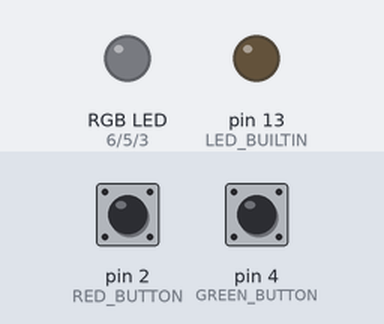
This sketch was run on a simulated Arduino Uno, built with avr-gcc and run on an emulated ATmega328P. On the bench: an RGB LED mixed from three pins (HIGH = lit), output pins drawn as LEDs (lit = HIGH). Inputs (shaded band) come from the test bench; at power-on: pin 2 (RED_BUTTON) HIGH, pin 4 (GREEN_BUTTON) HIGH. Dim RGB values are drawn brighter than linear.

Above: at 1.2 s.
1.3 s: pin 2 (RED_BUTTON) pulled LOW for 0.15 s
At 1.4 s:
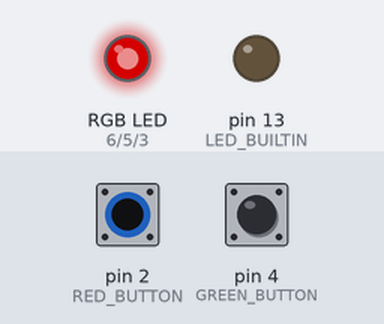
3.0 s: pin 2 (RED_BUTTON) pulled LOW for 1 s
At 4.4 s:
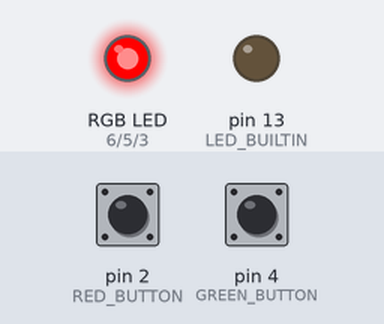
5.5 s: pin 4 (GREEN_BUTTON) pulled LOW for 0.15 s
At 6.6 s:
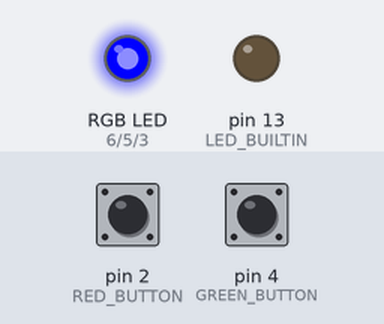
7.2 s: pin 4 (GREEN_BUTTON) pulled LOW for 1 s
At 8.8 s:
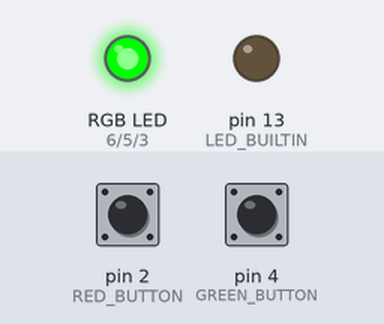
9.7 s: pin 2 (RED_BUTTON) pulled LOW for 0.15 s
At 9.8 s:
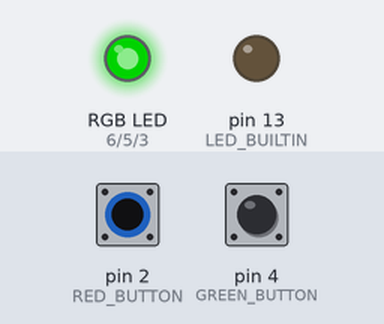
11.4 s: pin 2 (RED_BUTTON) pulled LOW for 0.15 s
At 12.3 s:
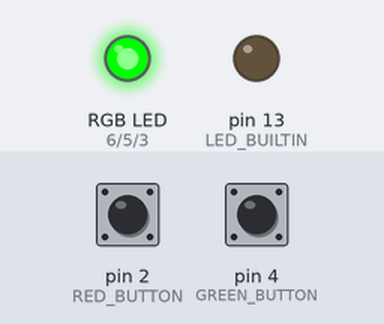
Timing chart, 0 to 14.1 s (numbered marks = the images above; inputs shaded):
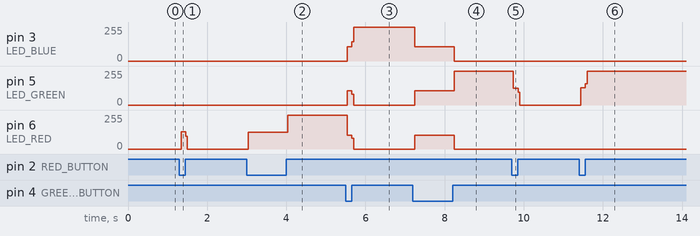

The sketch:

lab2_a.ino
```cpp
#define LED_RED 6
#define LED_GREEN 5
#define LED_BLUE 3

#define RED_BUTTON 2
#define GREEN_BUTTON 4


void initRGB()
{
  pinMode(LED_BUILTIN, OUTPUT);
  digitalWrite(LED_BUILTIN, LOW);

  pinMode(LED_RED, OUTPUT);
  digitalWrite(LED_RED, LOW);

  pinMode(LED_GREEN, OUTPUT);
  digitalWrite(LED_GREEN, LOW);

  pinMode(LED_BLUE, OUTPUT);
  digitalWrite(LED_BLUE, LOW);
}

void initButtons()
{
  pinMode(RED_BUTTON, INPUT_PULLUP);
  pinMode(GREEN_BUTTON, INPUT_PULLUP);
}

bool is_on = false;
int cur_led = LED_RED;

void setup()
{
  initRGB();
  initButtons();
}

void loop()
{
  if (digitalRead(RED_BUTTON) == LOW)
  {
    if (!is_on)
    {
      digitalWrite(cur_led, HIGH);
    }
    else{
      digitalWrite(cur_led, LOW);
    }
    is_on = !is_on;
  }

  if (digitalRead(GREEN_BUTTON) == LOW)
  {
    if (is_on == true)
    {
      if (cur_led == LED_RED)
      {
        digitalWrite(LED_GREEN, HIGH);
        cur_led = LED_GREEN;
        digitalWrite(LED_RED, LOW);
      }
      else if (cur_led == LED_GREEN)
      {
        digitalWrite(LED_BLUE, HIGH);
        cur_led = LED_BLUE;
        digitalWrite(LED_GREEN, LOW);
      }
      else
      {
        digitalWrite(LED_RED, HIGH);
        cur_led = LED_RED;
        digitalWrite(LED_BLUE, LOW);
      }
    }
    else
    {
      if (cur_led == LED_RED)
      {
        cur_led = LED_GREEN;
      }
      else if (cur_led == LED_GREEN)
      {
        cur_led = LED_BLUE;
      }
      else
      {
        cur_led = LED_RED;
      }
    }
  }
}
```

Measured:
- after the input at 1.3 s, pin 6 (LED_RED): 0/255 → 128/255 at once, → 0/255 0.12 s later
- after the input at 3.0 s, pin 6 (LED_RED): 0/255 → 127/255 at once, → 255/255 1.0 s later
- after the input at 5.5 s, pin 3 (LED_BLUE): 0/255 → 107/255 at once, → 255/255 0.12 s later; pin 5 (LED_GREEN): 0/255 → 106/255 at once, → 0/255 0.12 s later; pin 6 (LED_RED): 255/255 → 105/255 at once, → 0/255 0.12 s later
- after the input at 7.2 s, pin 3 (LED_BLUE): 255/255 → 107/255 at once, → 0/255 1.0 s later; pin 5 (LED_GREEN): 0/255 → 106/255 at once, → 255/255 1.0 s later; pin 6 (LED_RED): 0/255 → 105/255 at once, → 0/255 1.0 s later
- after the input at 9.7 s, pin 5 (LED_GREEN): 255/255 → 127/255 at once, → 0/255 0.12 s later
- after the input at 11.4 s, pin 5 (LED_GREEN): 0/255 → 128/255 at once, → 255/255 0.12 s later
